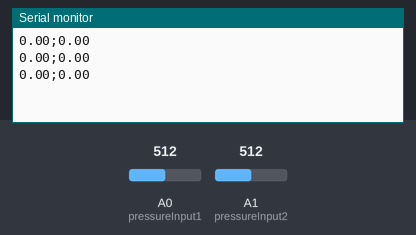
Bench run of a sketch on a simulated Arduino Uno, built with avr-gcc and run on an emulated ATmega328P. On the bench: the last lines printed to the serial monitor. The test bench sets the inputs (shaded band); at power-on: A0 (pressureInput1) = 512, A1 (pressureInput2) = 512.

Above: at 6.2 s.
6.3 s: A0 (pressureInput1) set to 716
At 6.9 s:
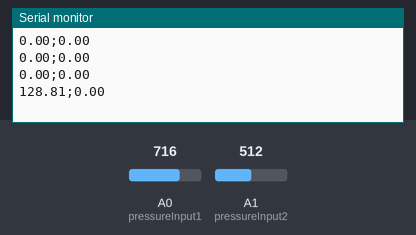
7.8 s: A1 (pressureInput2) set to 716
At 8.4 s:
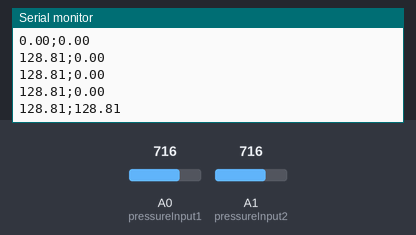
9.3 s: A0 (pressureInput1) set to 900
At 9.9 s:
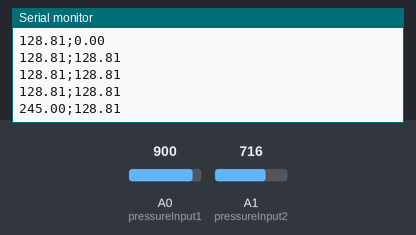
10.8 s: A1 (pressureInput2) set to 900
At 11.4 s:
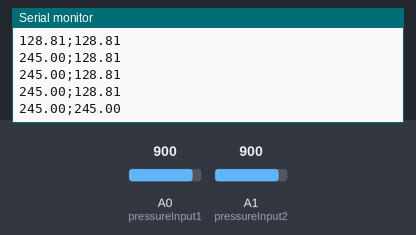
Timing chart, 0 to 13.3 s (numbered marks = the images above; inputs shaded):
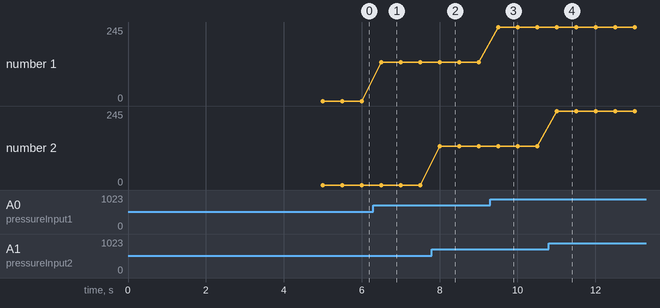

The sketch:

Calibration.ino
```cpp
const int pressureInput1 = A0; //select the analog input pin for the pressure transducer
const int pressureInput2 = A1;
const int pressureZero = 102.4; //analog reading of pressure transducer at 0psi
const int pressureMax = 921.6; //analog reading of pressure transducer at 100psi
const int pressuretransducermaxPSI = 10; //psi value of transducer being used
const int baudRate = 9600; //constant integer to set the baud rate for serial monitor
const int sensorreadDelay = 500; //constant integer to set the sensor read delay in milliseconds

float pressureValue1 = 0; //variable to store the value coming from the pressure transducer
float pressureValue2 = 0;
float s1 = 0;
float s2 = 0;
float offset1 = 0;
float offset2 = 0;


void setup() //setup routine, runs once when system turned on or reset
{
  Serial.begin(baudRate); //initializes serial communication at set baud rate bits per second

  // calibrates offset for 0 V during the first five seconds
  while (millis() < 5000)
  {
    pressureValue1 = analogRead(pressureInput1); //reads value from input pin and assigns to variable
    pressureValue2 = analogRead(pressureInput2);
    pressureValue1 = ((pressuretransducermaxPSI)*(pressureValue1-pressureZero)/(pressureMax-pressureZero));
    pressureValue2 = ((pressuretransducermaxPSI)*(pressureValue2-pressureZero)/(pressureMax-pressureZero));

    //offsets for 0 PSI / 0 V
    offset1 = pressureValue1;
    offset2 = pressureValue2;
  }
}

void loop() //loop routine runs over and over again forever
{
  pressureValue1 = analogRead(pressureInput1); //reads value from input pin and assigns to variable
  pressureValue2 = analogRead(pressureInput2);
  pressureValue1 = ((pressuretransducermaxPSI)*(pressureValue1-pressureZero)/(pressureMax-pressureZero)); //converts voltage to a pressure value
  pressureValue2 = ((pressuretransducermaxPSI)*(pressureValue2-pressureZero)/(pressureMax-pressureZero));

  s1 = (pressureValue1 - offset1) * 51.7149; //converst PSI to mmHg
  s2 = (pressureValue2 - offset2) * 51.7149;

  char p1[8]; //initialize different pressures arrays
  char p2[4];
  dtostrf(s1, 4, 2, p1); //converts decimal to string
  dtostrf(s2, 4, 2, p2);

  //prints out pressure from sensor 1 and sensor 2 in the format of [00.00;00.00]
  Serial.print(p1);
  Serial.print(";");
  Serial.println(p2);

  delay(sensorreadDelay); //delay in milliseconds between read values
}
```

Measured:
- after the input at 6.3 s, the serial monitor: prints a new line after 0.20 s (image 1)
- after the input at 7.8 s, the serial monitor: prints a new line after 0.20 s (image 2)
- after the input at 9.3 s, the serial monitor: prints a new line after 0.21 s (image 3)
- after the input at 10.8 s, the serial monitor: prints a new line after 0.21 s (image 4)
- plotted number 1: 0 → 128.81 after the input at 6.3 s, 128.81 → 245 after the input at 9.3 s
